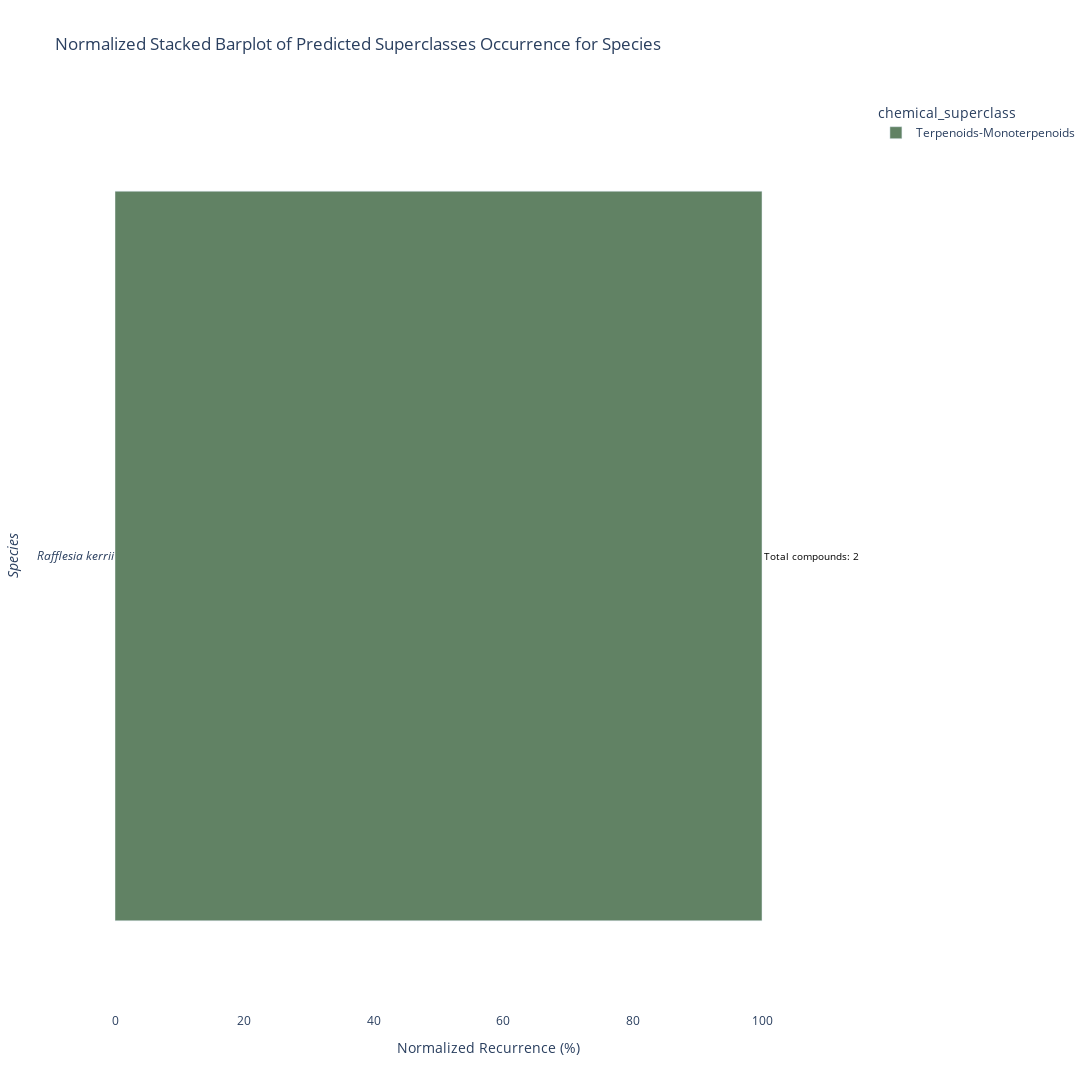

This figure's notebook cell:
### Code cell
plot_species_superclass_norm(output_folder, split_chemical_superclass, generate_shades)

### Figure 1 — Plotly figure (JSON) as saved in the notebook; plotly's stock layout.template omitted (floating-point values rounded to 4 significant figures)
{"data": [{"alignmentgroup": "True", "hovertemplate": "chemical_superclass=Terpenoids-Monoterpenoids<br>Normalized Recurrence (%)=%{x}<br>species=%{y}<extra></extra>", "legendgroup": "Terpenoids-Monoterpenoids", "marker": {"color": "#618264", "pattern": {"shape": ""}}, "name": "Terpenoids-Monoterpenoids", "offsetgroup": "Terpenoids-Monoterpenoids", "orientation": "h", "showlegend": true, "textposition": "auto", "type": "bar", "x": [100], "xaxis": "x", "y": ["Rafflesia kerrii"], "yaxis": "y"}], "layout": {"annotations": [{"font": {"color": "black", "size": 10}, "showarrow": false, "text": "Total compounds: 2", "x": 100, "xanchor": "left", "y": "Rafflesia kerrii", "yanchor": "middle"}], "barmode": "relative", "height": 1500, "legend": {"title": {"text": "chemical_superclass"}, "tracegroupgap": 0}, "plot_bgcolor": "white", "title": {"text": "Normalized Stacked Barplot of Predicted Superclasses Occurrence for Species"}, "width": 1500, "xaxis": {"anchor": "y", "domain": [0, 1], "title": {"text": "Normalized Recurrence (%)"}}, "yaxis": {"anchor": "x", "categoryarray": ["Rafflesia kerrii"], "categoryorder": "array", "domain": [0, 1], "tickmode": "array", "ticktext": ["<i>Rafflesia kerrii</i>"], "tickvals": [0], "title": {"text": "<i>Species<i>"}}}}
